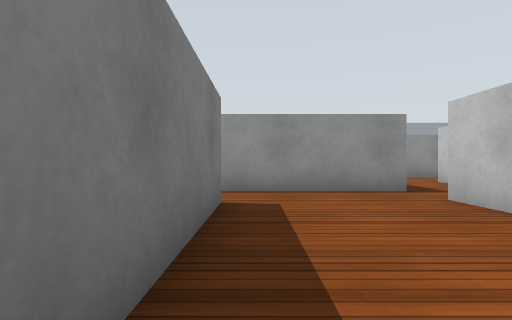
view 1 (above)

22 first-person views from a walk through a Gazebo world. The camera is 0.61 m above the floor, looks level and sees 80° across. The floor is counted in squares, 1 m on a side. Each view is taken from the middle of a square. On the plan, view 1 faces up. The plan holds only what a view shows up to about 9 squares ahead; the rest is blank. Simple patterns stand in for the simulator's built-in surfaces.

view 2
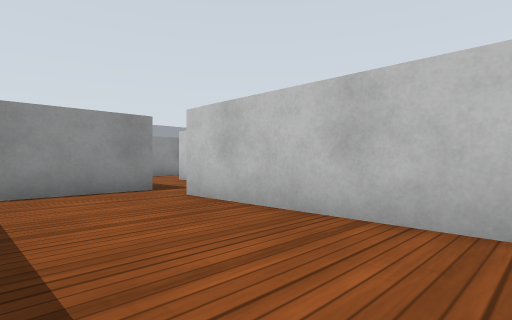

view 3
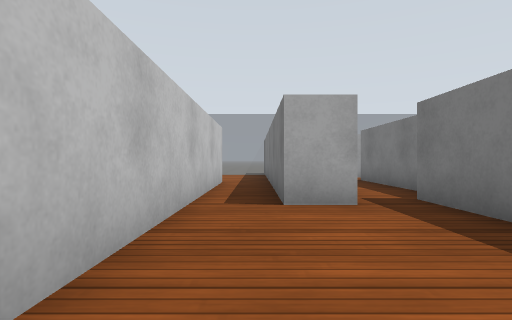

view 4
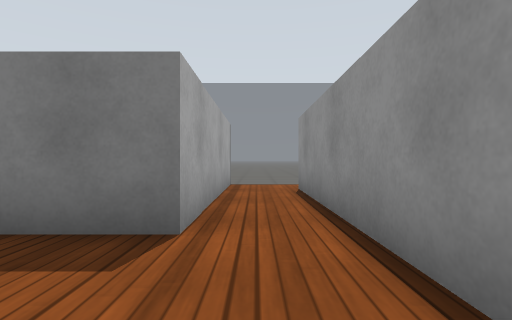

view 5
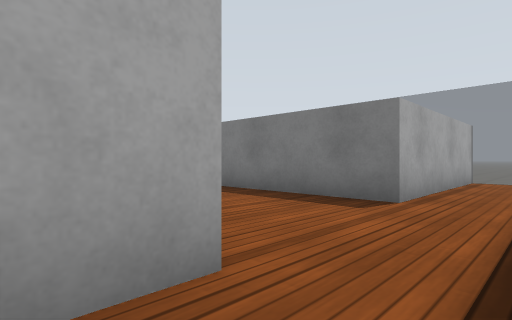

view 6
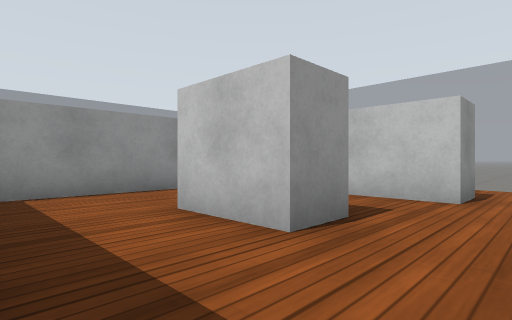

view 7
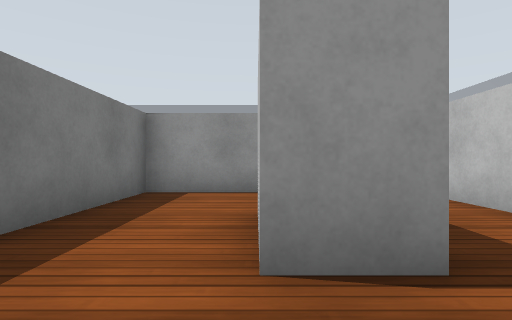

view 8
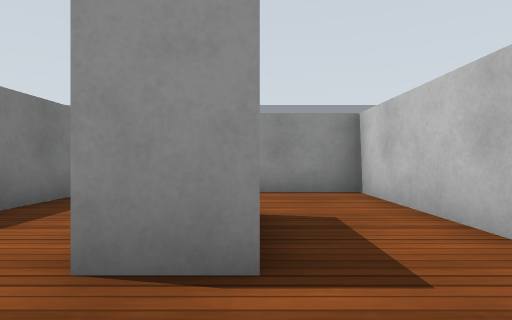

view 9
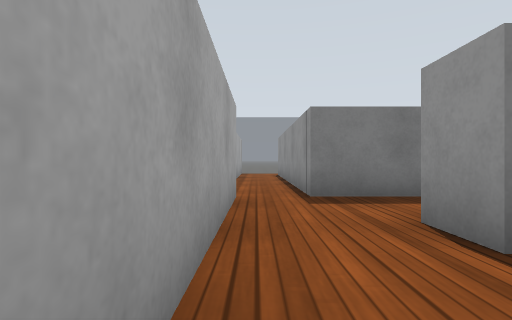

view 10
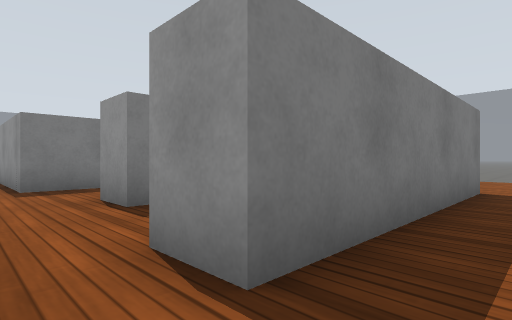

view 11
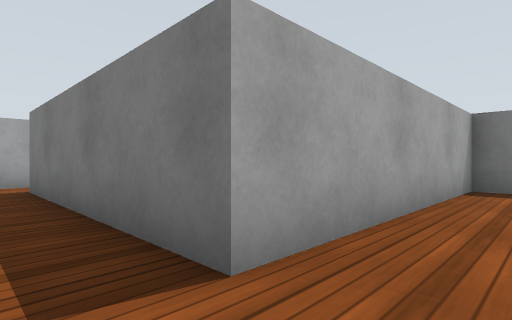

view 12
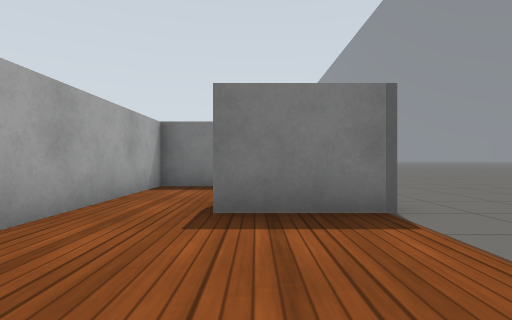

view 13
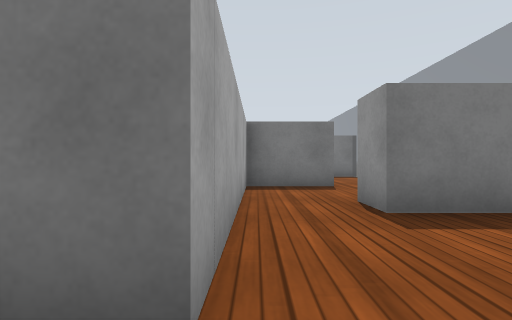

view 14
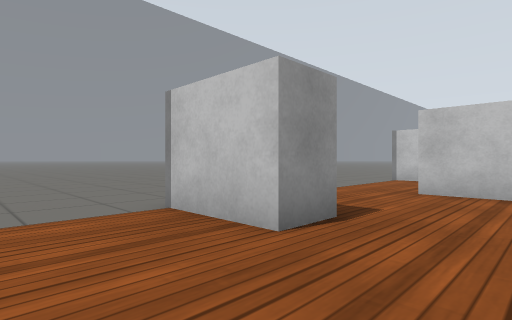

view 15
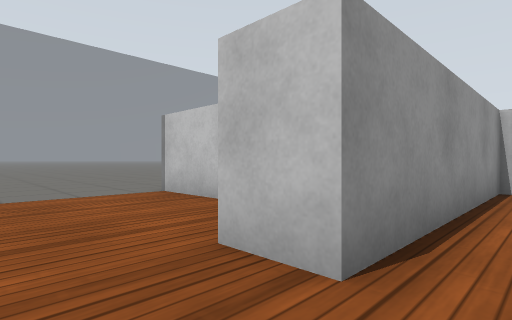

view 16
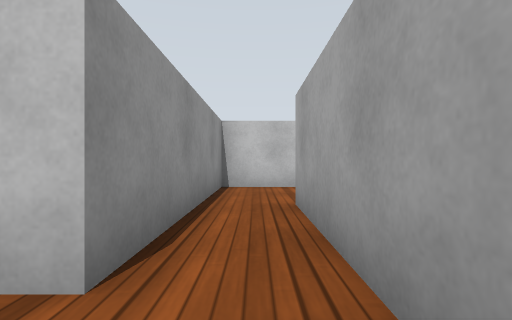

view 17
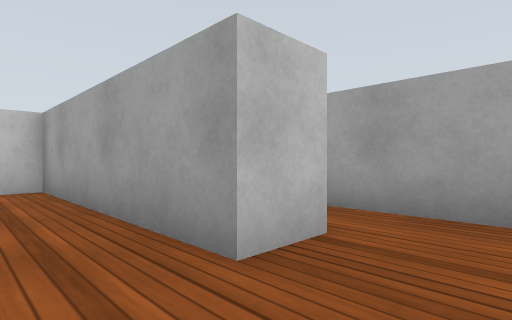

view 18
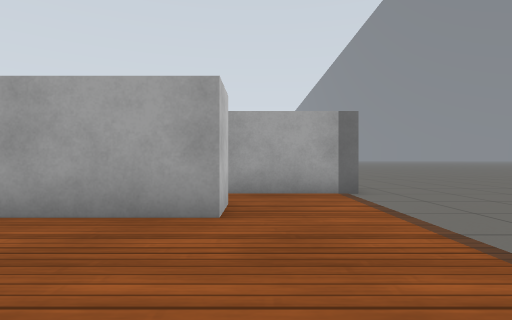

view 19
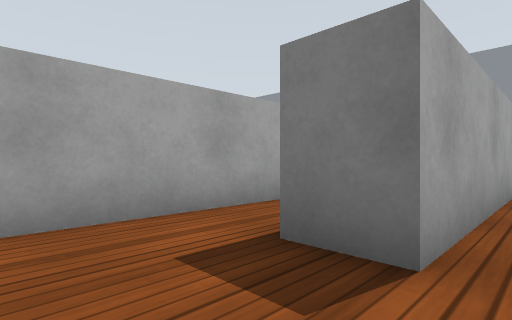

view 20
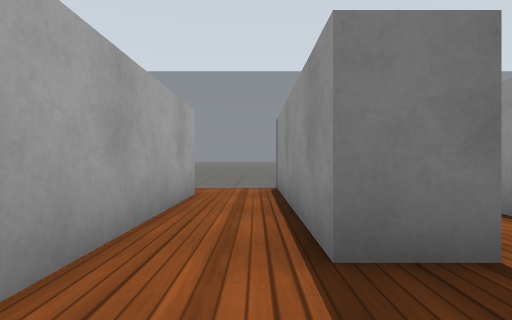

view 21
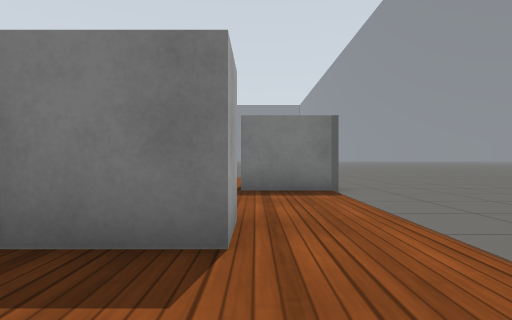

view 22
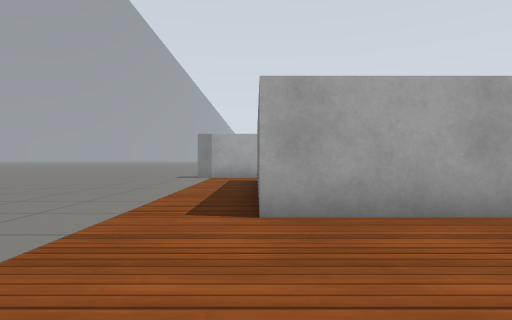

### Floor plan
Key: @ floor where view 1 was taken; # wall or solid block; . floor; = window, fence, low wall or low ledge; B white box.
Columns run from 6 left of view 1 to 11 right of it. Each row starts with its distance up from view 1.
 16   ========= B= =
 15  ...BB......B...
 14  ...BB......B....
 13  .......##.......
 12 =..#############.=
 11 =..#############.=
 10 =.......##....##.=
  9 ######..##....##.=
  8 =....... #.BB.##.=
  7 =.########.BB.##.=
  6 =.########....##.=
  5 =................
  4 ######...#######
  3      #...#
  2      #...#
  1      #...#
  0      #@..#
 -1      #.#.#
 -2      #.#.#
 -3      #.#.#
 -4      # #.#
 -5      # #..

Where each view was taken, in squares from view 1:
view 1: 0 up, 0 right, facing up
view 2: 0 up, 0 right, facing up-right
view 3: 4 up, 2 right, facing down
view 4: 5 up, 2 right, facing left
view 5: 6 up, 4 right, facing down-left
view 6: 5 up, 3 right, facing up-right
view 7: 5 up, 5 right, facing up
view 8: 5 up, 6 right, facing up
view 9: 5 up, 8 right, facing left
view 10: 5 up, 10 right, facing up-left
view 11: 13 up, 10 right, facing down-left
view 12: 14 up, 10 right, facing left
view 13: 12 up, 10 right, facing left
view 14: 12 up, 4 left, facing up-right
view 15: 10 up, 5 left, facing up-right
view 16: 10 up, 5 left, facing right
view 17: 13 up, 5 left, facing down-right
view 18: 15 up, 4 left, facing down
view 19: 10 up, 1 right, facing down-left
view 20: 8 up, 1 right, facing left
view 21: 14 up, 5 right, facing left
view 22: 15 up, 9 right, facing down
